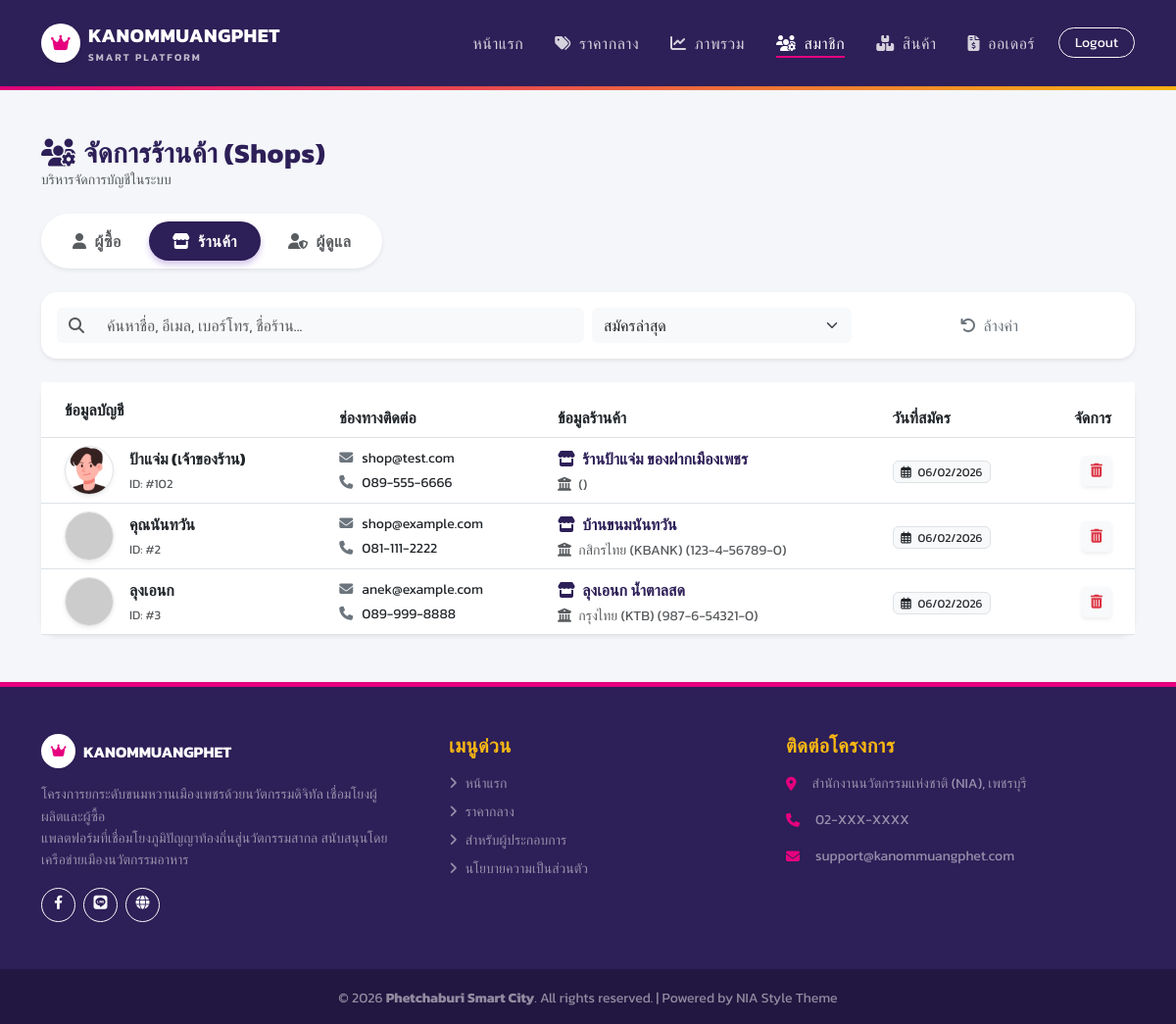
The app's page /admin/users_manage.php?role=shop (signed in) with its own data.
### tables this page shows
CREATE TABLE `users` (
  `id` int(11) NOT NULL,
  `role` enum('user','shop','admin') DEFAULT 'user',
  `line_id` varchar(255) DEFAULT NULL COMMENT 'เก็บ User ID จาก LINE Login',
  `email` varchar(255) DEFAULT NULL COMMENT 'Login ปกติ',
  `password` varchar(255) DEFAULT NULL COMMENT 'Login ปกติ (ถ้าผ่าน LINE อาจว่างได้)',
  `fullname` varchar(255) DEFAULT NULL COMMENT 'ชื่อผู้ซื้อ หรือ ชื่อเจ้าของร้าน',
  `phone` varchar(20) DEFAULT NULL,
  `profile_image` varchar(255) DEFAULT NULL COMMENT 'รูปโปรไฟล์ / โลโก้ร้าน',
  `address` text COMMENT 'ที่อยู่จัดส่ง (User) หรือ ที่ตั้งร้าน (Shop)',
  `shop_name` varchar(255) DEFAULT NULL COMMENT 'ชื่อร้านค้า',
  `bank_name` varchar(100) DEFAULT NULL COMMENT 'ชื่อธนาคาร เช่น กสิกรไทย, ไทยพาณิชย์',
  `bank_account` varchar(50) DEFAULT NULL COMMENT 'เลขที่บัญชี',
  `bank_account_name` varchar(255) DEFAULT NULL COMMENT 'ชื่อบัญชี',
  `qrcode_image` varchar(255) DEFAULT NULL COMMENT 'รูป QR Code รับเงิน (promptpay)',
  `created_at` timestamp NULL DEFAULT CURRENT_TIMESTAMP,
  `updated_at` timestamp NULL DEFAULT CURRENT_TIMESTAMP ON UPDATE CURRENT_TIMESTAMP,
  `latitude` double DEFAULT NULL COMMENT 'ละติจูด',
  `longitude` double DEFAULT NULL COMMENT 'ลองจิจูด'
);

### function.php (called while the page is built, shortened)
<?php
function condb()
{
    global $config;
    $db_host = $config['database']['host'];
    $db_name = $config['database']['dbname'];
    $db_user = $config['database']['username'];
    $db_pass = $config['database']['password'];
    $charset = $config['database']['charset'];
    try {
        $dsn = "mysql:host=$db_host;dbname=$db_name;charset=$charset";
        $options = $config['database']['options'];
        $pdo = new PDO($dsn, $db_user, $db_pass, $options);
        return $pdo;
    } catch (PDOException $e) {
        die("Connection failed: " . $e->getMessage());
    }
}
function select($sql, $params = [])
{
    $pdo = condb();
    try {
        $stmt = $pdo->prepare($sql);
        $stmt->execute($params);
        return $stmt->fetchAll();
    } catch (PDOException $e) {
        return [];
    }
}

### admin/users_manage.php (the view, shortened to what this page needs)
<?php
require_once '../config.php';
require_once '../function.php';
$allowed_roles = ['user', 'shop', 'admin'];
$current_role = isset($_GET['role']) && in_array($_GET['role'], $allowed_roles) ? $_GET['role'] : 'user';
$search_q = $_GET['q'] ?? '';
$sort_date = $_GET['sort'] ?? 'newest';
$sql = "SELECT * FROM users WHERE role = ?";
$params = [$current_role];
if ($sort_date == 'oldest') {
    $sql .= " ORDER BY created_at ASC";
} else {
    $sql .= " ORDER BY created_at DESC";
}
$users = select($sql, $params);
if ($current_role == 'shop') $page_title = 'จัดการร้านค้า (Shops)';
elseif ($current_role == 'admin') $page_title = 'จัดการผู้ดูแล (Admins)';
else $page_title = 'จัดการผู้ซื้อ (Users)';
include '../includes/header.php';
include '../includes/navbar.php';
?>
<div class="container py-5">
    <div class="d-flex justify-content-between align-items-center mb-4">
        <div>
            <h3 class="fw-bold text-purple mb-0"><i class="fas fa-users-cog me-2"></i><?= $page_title ?></h3>
            <p class="text-muted small mb-0">บริหารจัดการบัญชีในระบบ</p>
        </div>
    </div>
    <ul class="nav nav-pills mb-4 bg-white p-2 rounded-pill shadow-sm d-inline-flex flex-wrap gap-1">
        <li class="nav-item">
            <a class="nav-link rounded-pill px-4 <?= $current_role == 'user' ? 'active bg-purple' : 'text-muted' ?>"
               href="users_manage.php?role=user">
               <i class="fas fa-user me-2"></i>ผู้ซื้อ
            </a>
        </li>
        <li class="nav-item">
            <a class="nav-link rounded-pill px-4 <?= $current_role == 'shop' ? 'active bg-purple' : 'text-muted' ?>"
               href="users_manage.php?role=shop">
               <i class="fas fa-store me-2"></i>ร้านค้า
            </a>
        </li>
        <li class="nav-item">
            <a class="nav-link rounded-pill px-4 <?= $current_role == 'admin' ? 'active bg-purple' : 'text-muted' ?>"
               href="users_manage.php?role=admin">
               <i class="fas fa-user-shield me-2"></i>ผู้ดูแล
            </a>
        </li>
    </ul>
    <div class="card border-0 shadow-sm mb-4 rounded-4 bg-white">
        <div class="card-body p-3">
            <form action="" method="GET" class="row g-2 align-items-center">
                <div class="col-md-6">
                    <div class="input-group">
                        <span class="input-group-text bg-light border-0"><i class="fas fa-search text-muted"></i></span>
                        <input type="text" name="q" class="form-control bg-light border-0"
                               placeholder="ค้นหาชื่อ, อีเมล, เบอร์โทร<?= $current_role=='shop'?', ชื่อร้าน':'' ?>..."
                               value="<?= htmlspecialchars($search_q) ?>">
                    </div>
                </div>
                <div class="col-md-3">
                    <select name="sort" class="form-select bg-light border-0" onchange="this.form.submit()">
                        <option value="newest" <?= $sort_date=='newest'?'selected':'' ?>>สมัครล่าสุด</option>
                    </select>
                </div>
                <div class="col-md-3 d-grid">
                    <a href="users_manage.php?role=<?= $current_role ?>" class="btn btn-outline-secondary border-0"><i class="fas fa-undo me-1"></i> ล้างค่า</a>
                </div>
            </form>
        </div>
    </div>
    <div class="card border-0 shadow-sm" style="border-radius: 16px;">
        <div class="card-body p-0">
            <div class="table-responsive">
                <table class="table table-hover align-middle mb-0">
                    <thead class="bg-light">
                        <tr>
                            <th class="ps-4 py-3">ข้อมูลบัญชี</th>
                            <th>ช่องทางติดต่อ</th>
                            <?php if($current_role == 'shop'): ?>
                                <th>ข้อมูลร้านค้า</th>
                            <?php endif; ?>
                            <th>วันที่สมัคร</th>
                            <th class="text-end pe-4">จัดการ</th>
                        </tr>
                    </thead>
                    <tbody>
                        <?php if (count($users) > 0): ?>
                            <?php foreach ($users as $u): ?>
                                <tr>
                                    <td class="ps-4">
                                        <div class="d-flex align-items-center">
                                            <?php
                                                $profile = !empty($u['profile_image']) ? '../uploads/profiles/'.$u['profile_image'] : 'https://placehold.co/100x100?text='.strtoupper(substr($current_role,0,1));
                                            ?>
                                            <div class="position-relative">
                                                <img src="<?= $profile ?>" class="rounded-circle shadow-sm me-3 border" width="50" height="50" style="object-fit: cover;" onerror="this.src='https://placehold.co/100x100?text=User'">
                                            </div>
                                            <div>
                                                <div class="fw-bold text-dark">
                                                    <?= htmlspecialchars($u['fullname']) ?>
                                                </div>
                                                <small class="text-muted text-break" style="font-size: 0.8rem;">ID: #<?= $u['id'] ?></small>
                                            </div>
                                        </div>
                                    </td>
                                    <td>
                                        <div class="d-flex flex-column small">
                                            <span class="mb-1"><i class="fas fa-envelope text-secondary me-2" style="width:15px;"></i><?= htmlspecialchars($u['email']) ?></span>
                                            <span><i class="fas fa-phone text-secondary me-2" style="width:15px;"></i><?= htmlspecialchars($u['phone'] ?? '-') ?></span>
                                        </div>
                                    </td>
                                    <?php if($current_role == 'shop'): ?>
                                        <td>
                                            <div class="fw-bold text-purple"><i class="fas fa-store me-1"></i> <?= htmlspecialchars($u['shop_name']) ?></div>
                                            <small class="text-muted d-block mt-1">
                                                <i class="fas fa-university me-1"></i> <?= htmlspecialchars($u['bank_name']) ?> (<?= htmlspecialchars($u['bank_account']) ?>)
                                            </small>
                                        </td>
                                    <?php endif; ?>
                                    <td>
                                        <span class="badge bg-light text-dark border fw-normal">
                                            <i class="far fa-calendar-alt me-1"></i> <?= date('d/m/Y', strtotime($u['created_at'])) ?>
                                        </span>
                                    </td>
                                    <td class="text-end pe-4">
                                        <?php if($u['id'] == $_SESSION['user_id']): ?>
                                            <span class="text-muted small fst-italic">กำลังใช้งาน</span>
                                        <?php else: ?>
                                            <a href="?role=<?= $current_role ?>&action=delete&id=<?= $u['id'] ?>"
                                               class="btn btn-sm btn-light text-danger shadow-sm hover-scale"
                                               onclick="return confirm('⚠️ คำเตือน!\n\nยืนยันที่จะลบบัญชีนี้หรือไม่?');"
                                               title="ลบผู้ใช้งาน">
                                                <i class="fas fa-trash-alt"></i>
                                            </a>
                                        <?php endif; ?>
                                    </td>
                                </tr>
                            <?php endforeach; ?>
                        <?php endif; ?>
                    </tbody>
                </table>
            </div>
        </div>
    </div>
</div>
<?php include '../includes/footer.php'; ?>

### assets/style.css (style rules this page uses)
:root { --nia-magenta: #E6007E; --nia-purple: #2D1F57; --nia-gold: #FDB913; --nia-bg: #F4F6F9; --text-dark: #333333; --text-muted: #6c757d; }
body { font-family: 'Kanit', sans-serif; background-color: var(--nia-bg); color: var(--text-dark); -webkit-font-smoothing: antialiased; }
h1, h2, h3, h4, h5, h6 { font-weight: 600; color: var(--nia-purple); letter-spacing: -0.5px; }
a { text-decoration: none; transition: all 0.2s ease; }
.text-purple { color: var(--nia-purple) !important; }
.bg-purple { background-color: var(--nia-purple) !important; color: white; }
.card { border: none; background: white; transition: all 0.3s ease; }

### admin/users_manage.php (style rules this page uses)
.bg-purple { background-color: var(--nia-purple) !important; color: white !important; }
.nav-pills .nav-link.active { background-color: var(--nia-purple); box-shadow: 0 4px 6px rgba(111, 66, 193, 0.3); }
.nav-pills .nav-link { color: #6c757d; font-weight: bold; transition: 0.3s; }

### records on screen
users: profile_image (picture), fullname "ป้าแจ่ม (เจ้าของร้าน)", id "102", email "shop@test.com", phone "089-555-6666", shop_name "ร้านป้าแจ่ม ของฝากเมืองเพชร", created_at "06/02/2026"
users: fullname "คุณนันทวัน", id "2", email "shop@example.com", phone "081-111-2222", shop_name "บ้านขนมนันทวัน", bank_name "กสิกรไทย (KBANK)", bank_account "123-4-56789-0", created_at "06/02/2026"
users: fullname "ลุงเอนก", id "3", email "anek@example.com", phone "089-999-8888", shop_name "ลุงเอนก น้ำตาลสด", bank_name "กรุงไทย (KTB)", bank_account "987-6-54321-0", created_at "06/02/2026"

### other values on screen
$page_title "จัดการร้านค้า (Shops)"
$config['app']['desc'] "โครงการยกระดับขนมหวานเมืองเพชรด้วยนวัตกรรมดิจิทัล เชื่อมโยงผู้ผลิตและผู้ซื้อ"
$config['contact']['address'] "สำนักงานนวัตกรรมแห่งชาติ (NIA), เพชรบุรี"
$config['contact']['phone'] "02-XXX-XXXX"
$config['contact']['email'] "support@kanommuangphet.com"
